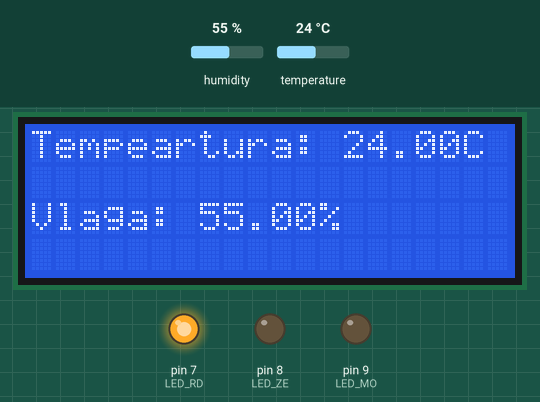
Simulated run of this sketch. Board: Arduino Uno, built with avr-gcc and run on an emulated ATmega328P. Parts: 20×4 character LCD, output pins drawn as LEDs (lit = HIGH). The inputs (shaded band) are chosen by the test bench; at power-on: temperature 24 °C, humidity 55 %.

Above: at 1.2 s.
1.3 s: temperature set to 26 °C
At 2.6 s:
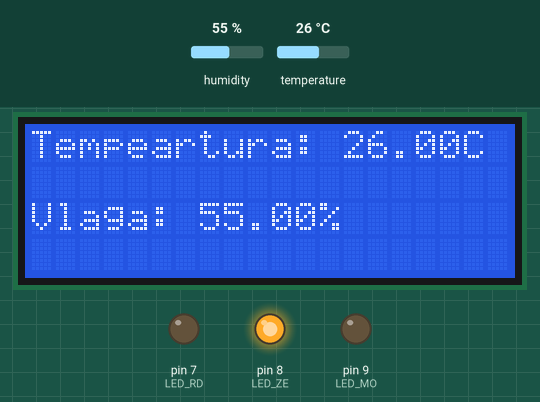
4.0 s: temperature set to 29 °C
At 5.1 s:
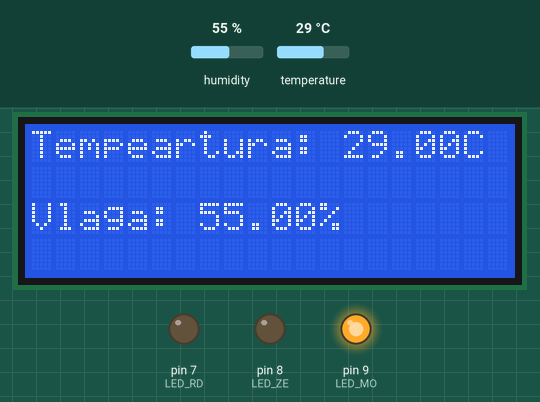
6.7 s: humidity set to 22 %
At 8.8 s:
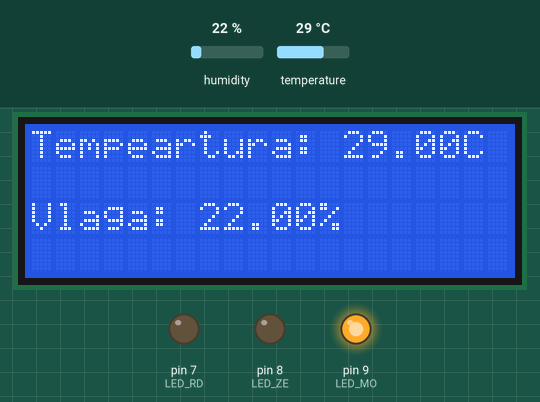
9.7 s: humidity set to 40 %
At 11.3 s:
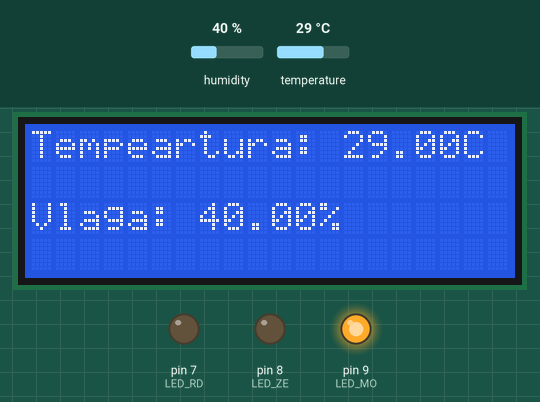
Timing chart, 0 to 12.8 s (numbered marks = the images above; inputs shaded):
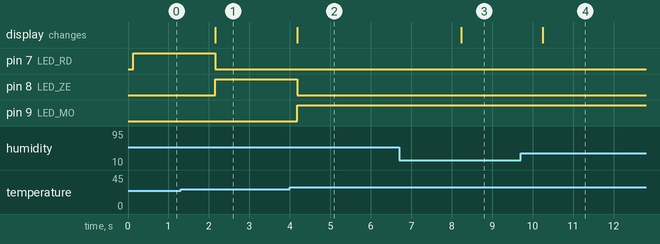

The sketch:

MRE_merjenje_temperature_vlage.ino
```cpp
// Arduino - Merjenje temperature in vlage
// Projektna naloga pri predmetu MRE
// Avtorja: Robert Tomić in Tin Kos

#include <DHT.h>  // Knjižnica za DHT senzor
#include <LiquidCrystal_I2C.h>  // Knjižnica za I2C LCD zaslon

#define DHTPIN A0  // Določitev pina za DHT senzor
#define DHTTYPE DHT11  // Določitev tipa DHT senzorja

// Določitev pinov za LED diode
#define LED_RD 7
#define LED_ZE 8
#define LED_MO 9

DHT dht(DHTPIN, DHTTYPE);  // Inicializacija DHT senzorja

LiquidCrystal_I2C lcd(0x27, 20, 4);  // Inicializacija I2C LCD zaslona

byte stopinje[8] = {  // Znak za stopinje
  B01100,
  B10010,
  B10010,
  B01100,
  B00000,
  B00000,
  B00000,
};

void setup() {

  dht.begin();  // Inicializacija DHT senzorja

  // Vklop ozadja LCD zaslona in inicializacija
  lcd.backlight();
  lcd.init();

  lcd.createChar(0, stopinje);  // Ustvarjanje znaka za stopinje

  // Inicializacija pinov za LED diode kot izhodni pini
  pinMode(LED_MO, OUTPUT);
  pinMode(LED_RD, OUTPUT);
  pinMode(LED_ZE, OUTPUT);
}

void loop() {

  // Branje vrednosti temperature in vlage iz DHT senzorja
  float v = dht.readHumidity();
  float t = dht.readTemperature();

  // Izpis temperature na LCD zaslonu
  lcd.setCursor(0, 0);
  lcd.print("Tempeartura: ");
  lcd.print(t);
  lcd.write(stopinje); // Dodajanje simbola za stopinje
  lcd.print("C");

  // Izpis vlage na LCD zaslonu
  lcd.setCursor(0, 2);
  lcd.print("Vlaga: ");
  lcd.print(v);
  lcd.print("%");

  // Pogojno vklapljanje LED diod glede na izmerjeno temperaturo
  if (t > 22 && t < 25) {        // Temperatura med 22°C in 25 °C
    digitalWrite(LED_RD, HIGH);  // Prižgi rdečo LED diodo
    digitalWrite(LED_ZE, LOW);   // Ugasni zeleno LED diodo
    digitalWrite(LED_MO, LOW);   // Ugasni modro LED diodo
  }
  else if (t >= 25 && t < 28) {  // Temperatura med 25°C in 28 °C
    digitalWrite(LED_ZE, HIGH);  // Prižgi zeleno LED diodo
    digitalWrite(LED_RD, LOW);   // Ugasni rdečo LED diodo
    digitalWrite(LED_MO, LOW);   // Ugasni modro LED diodo
  }
  else if (t >= 28) {            // Temperatura, višja od 28°C
    digitalWrite(LED_MO, HIGH);  // Prižgi modro LED diodo
    digitalWrite(LED_RD, LOW);   // Ugasni rdečo LED diodo
    digitalWrite(LED_ZE, LOW);   // Ugasni zeleno LED diodo
  }

  // Delay
  delay(10);
}
```

Measured:
- the behaviour switches between 24 and 25 °C on temperature (found by bisection; images 0 and 1)
- the behaviour switches between 27 and 28 °C on temperature (found by bisection; images 1 and 2)
- after the input at 1.3 s, pin 7 (LED_RD): HIGH → LOW after 0.85 s; pin 8 (LED_ZE): LOW → HIGH after 0.85 s; the display: changes after 0.85 s (image 1)
- after the input at 4.0 s, pin 8 (LED_ZE): HIGH → LOW after 0.18 s; pin 9 (LED_MO): LOW → HIGH after 0.18 s; the display: changes after 0.18 s (image 2)
- after the input at 6.7 s, the display: changes after 1.5 s (image 3)
- after the input at 9.7 s, the display: changes after 0.55 s (image 4)
